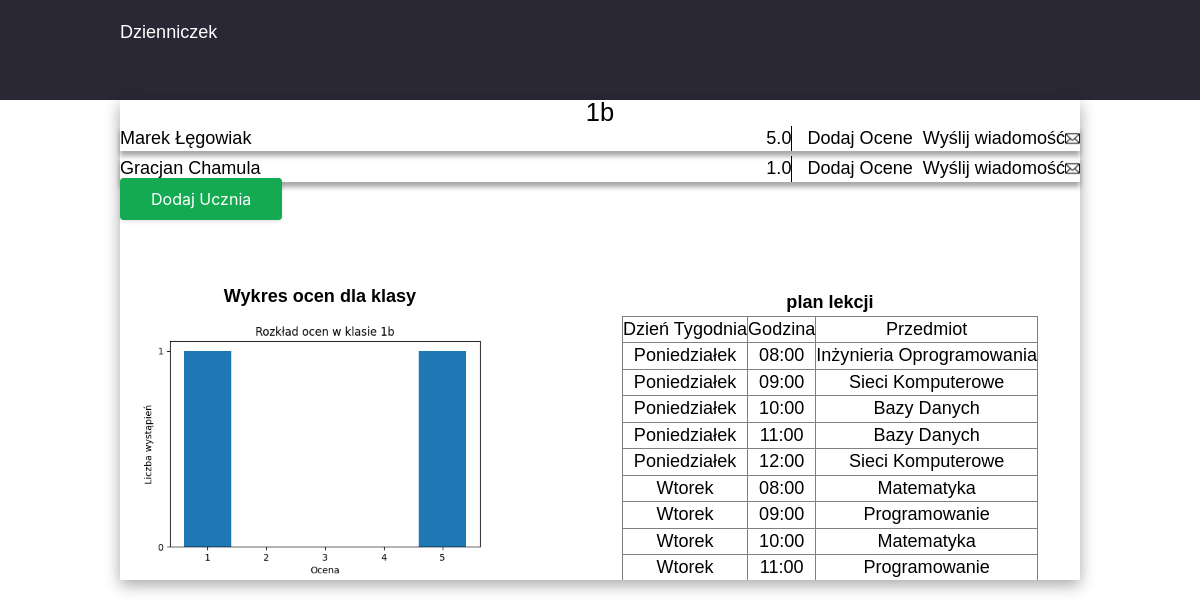
The app's page /klasa/1b with its own data.
### model.py (models this page shows, shortened)
class Uczen(db.Model):
    __tablename__ = 'uczniowie'
    id = db.Column(db.Integer, primary_key=True)
    imie = db.Column(db.String(80), nullable=False)
    nazwisko = db.Column(db.String(80), nullable=False)
    login = db.Column(db.String(20), unique=True, nullable=False)
    haslo = db.Column(db.String(20), nullable=False)
    klasa_id = db.Column(db.Integer, db.ForeignKey('klasy.id'), nullable=False)

class Ocena(db.Model):
    __tablename__ = 'oceny'
    id = db.Column(db.Integer, primary_key=True)
    wartosc = db.Column(db.Float, nullable=False)
    uczen_id = db.Column(db.Integer, db.ForeignKey('uczniowie.id'), nullable=False)
    klasa_id = db.Column(db.Integer, db.ForeignKey('klasy.id'), nullable=False)
    uczen = db.relationship('Uczen', backref=db.backref('oceny', lazy=True))
    klasa = db.relationship('Klasa', backref=db.backref('oceny', lazy=True))

class PlanLekcji(db.Model):
    __tablename__ = 'plan_lekcji'
    id = db.Column(db.Integer, primary_key=True)
    klasa_id = db.Column(db.Integer, db.ForeignKey('klasy.id'), nullable=False)
    przedmiot_id = db.Column(db.Integer, db.ForeignKey('przedmioty.id'), nullable=False)
    dzien_tygodnia = db.Column(db.String(20), nullable=False)
    godzina = db.Column(db.String(20), nullable=False)
    def __repr__(self):
        return f'<PlanLekcji Klasa: {self.klasa_id}, Przedmiot: {self.przedmiot_id}, Dzień: {self.dzien_tygodnia}, Godzina: {self.godzina}>'

class Przedmiot(db.Model):
    __tablename__ = 'przedmioty'
    id = db.Column(db.Integer, primary_key=True)
    nazwa = db.Column(db.String(50), nullable=False)
    plan_lekcji = db.relationship('PlanLekcji', backref='przedmiot', lazy=True)

### home.py (the view)
@app.route('/klasa/<string:klasa_id>')
def view_class(klasa_id):
    klasa_solid = Klasa.query.filter_by(nazwa=klasa_id).first()
    uczniowie = Uczen.query.filter_by(klasa_id=klasa_solid.id).all()
    plan = PlanLekcji.query.filter_by(klasa_id=klasa_solid.id).all()
    print(plan, "@@@@")
    if uczniowie:
        return render_template('show_class.html',klasa=klasa_id, uczniowie=uczniowie,plan =plan)
    return render_template('show_class.html',klasa=klasa_id, plan =plan)

### templates/show_class.html (shortened to what this page needs)
{% extends "base.html"%}
{% block head %}
<link rel="stylesheet" href="{{ url_for('static', filename='class.css') }}">
{% endblock %}
{% block content %}
<div class="container">
<div class="class_name">{{klasa}}</div>
{% for uczen in uczniowie %}
    <li class="student">
        {{ uczen.imie }} {{ uczen.nazwisko }}
        <div class="buttons">
            {% set oceny_ucznia = uczen.oceny %}
            {% if oceny_ucznia %}
                {% for ocena in oceny_ucznia %}
                    <p class="oceny">{{ ocena.wartosc }}</p>
                {% endfor %}
            {% else %}
                <p>Brak ocen</p>
            {% endif %}
            <a href="/dodaj_ocene/{{ uczen.id }}/{{ klasa }}">Dodaj Ocene</a>
            <a href="/wyslij_wiadomosc/{{uczen.id}}">Wyślij wiadomość <img class="email" src="{{ url_for('static', filename='images/email.png') }}" /></a>
        </div>
    </li>
{% endfor %}
<a class="button-37"href="/klasa/{{klasa}}/add_student">Dodaj Ucznia</a>
</div>
<div class="container_second">
<div class="grades">
    <h1>Wykres ocen dla klasy</h1>
    <img src="{{ url_for('wykres_ocen', klasa_id=klasa) }}" alt="Wykres ocen" />
</div>
<div class="plan_lekcji">
<h1>plan lekcji</h1>
<table border="1">
    <tr>
        <th>Dzień Tygodnia</th>
        <th>Godzina</th>
        <th>Przedmiot</th>
    </tr>
    {% for lekcja in plan %}
    <tr>
        <td>{{ lekcja.dzien_tygodnia }}</td>
        <td>{{ lekcja.godzina }}</td>
        <td>{{ lekcja.przedmiot.nazwa }}</td>
    </tr>
    {% endfor %}
</table>
</div>
</div>
{% endblock %}

### static/base.css (style rules this page uses)
* { margin: 0; padding: 0; box-sizing: border-box; font-family: Work Sans,Arial,sans-serif; font-size: 1.0625rem; line-height: 1.5rem; font-weight: 500; }
a { color: white; text-decoration: none; }

### static/class.css (style rules this page uses)
.class_name { display: flex; justify-content: center; font-size: 1.5rem; }
a { color: black; }
.button-37 { background-color: #13aa52; border: 1px solid #13aa52; border-radius: 4px; box-shadow: rgba(0, 0, 0, .1) 0 2px 4px 0; box-sizing: border-box; color: #fff; cursor: pointer; font-family: "Akzidenz Grotesk BQ Medium", -apple-system, BlinkMacSystemFont, sans-serif; font-size: 16px; font-weight: 400; outline: none; outline: 0; padding: 10px 25px; text-align: center; transform: translateY(0); transition: transform 150ms, box-shadow 150ms; user-select: none; -webkit-user-select: none; touch-action: manipulation; }
@media (min-width: 768px) { .button-37 { padding: 10px 30px; } }
li { margin-bottom: 5px; display: flex; justify-content: space-between; }
.student { box-shadow: rgba(0, 0, 0, 0.35) 0px 5px 5px; }
.email { width: 15px; }
.buttons { display: flex; justify-content: end; align-items: center; }
li a { margin-left: 10px; display: flex; align-items: center; }
.oceny { margin-right: 5px; border-right: 1px solid black; }
.grades { display: flex; text-align: center; flex-direction: column; justify-content: center; width: 400px; }
.grades h1 { font-weight: 800; }
.plan_lekcji h1 { font-weight: 800; }
.container_second { display: flex; justify-content: space-between; }
.plan_lekcji { width: 500px; text-align: center; max-height: 700px; height: 300px; padding: 10px; align-items: center; overflow-y: auto; }
.plan_lekcji table { overflow-y: auto; overflow-x: auto; height: 300px; margin: auto; border-collapse: collapse; }

### records on screen
Uczen: imie "Marek", nazwisko "Łęgowiak"
Ocena: wartosc "5.0"
Uczen: imie "Gracjan", nazwisko "Chamula"
Ocena: wartosc "1.0"
PlanLekcji: dzien_tygodnia "Poniedziałek", godzina "08:00", przedmiot.nazwa "Inżynieria Oprogramowania"
PlanLekcji: dzien_tygodnia "Poniedziałek", godzina "09:00", przedmiot.nazwa "Sieci Komputerowe"
PlanLekcji: dzien_tygodnia "Poniedziałek", godzina "10:00", przedmiot.nazwa "Bazy Danych"
PlanLekcji: dzien_tygodnia "Poniedziałek", godzina "11:00", przedmiot.nazwa "Bazy Danych"
PlanLekcji: dzien_tygodnia "Poniedziałek", godzina "12:00", przedmiot.nazwa "Sieci Komputerowe"
PlanLekcji: dzien_tygodnia "Wtorek", godzina "08:00", przedmiot.nazwa "Matematyka"
PlanLekcji: dzien_tygodnia "Wtorek", godzina "09:00", przedmiot.nazwa "Programowanie"
PlanLekcji: dzien_tygodnia "Wtorek", godzina "10:00", przedmiot.nazwa "Matematyka"
PlanLekcji: dzien_tygodnia "Wtorek", godzina "11:00", przedmiot.nazwa "Programowanie"

### other values on screen
{{ klasa }} "1b"
